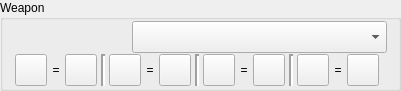
       <widget class="QGroupBox" name="groupBox_4">
        <property name="geometry">
         <rect>
          <x>10</x>
          <y>0</y>
          <width>401</width>
          <height>91</height>
         </rect>
        </property>
        <property name="title">
         <string>Weapon</string>
        </property>
        <layout class="QVBoxLayout" name="verticalLayout_19">
         <property name="spacing">
          <number>0</number>
         </property>
         <property name="topMargin">
          <number>0</number>
         </property>
         <property name="bottomMargin">
          <number>1</number>
         </property>
         <item>
          <layout class="QHBoxLayout" name="horizontalLayout_72">
           <item>
            <spacer name="horizontalSpacer_11">
             <property name="orientation">
              <enum>Qt::Horizontal</enum>
             </property>
             <property name="sizeHint" stdset="0">
              <size>
               <width>40</width>
               <height>20</height>
              </size>
             </property>
            </spacer>
           </item>
           <item>
            <widget class="QComboBox" name="combo_weapon">
             <property name="enabled">
              <bool>true</bool>
             </property>
             <property name="minimumSize">
              <size>
               <width>255</width>
               <height>32</height>
              </size>
             </property>
             <property name="maximumSize">
              <size>
               <width>255</width>
               <height>32</height>
              </size>
             </property>
            </widget>
           </item>
          </layout>
         </item>
         <item>
          <layout class="QHBoxLayout" name="horizontalLayout_52">
           <property name="spacing">
            <number>0</number>
           </property>
           <item>
            <widget class="QPushButton" name="w_m_s1">
             <property name="minimumSize">
              <size>
               <width>32</width>
               <height>32</height>
              </size>
             </property>
             <property name="maximumSize">
              <size>
               <width>32</width>
               <height>32</height>
              </size>
             </property>
             <property name="text">
              <string/>
             </property>
             <property name="iconSize">
              <size>
               <width>32</width>
               <height>32</height>
              </size>
             </property>
            </widget>
           </item>
           <item>
            <widget class="QLabel" name="w_m_l1">
             <property name="minimumSize">
              <size>
               <width>16</width>
               <height>0</height>
              </size>
             </property>
             <property name="maximumSize">
              <size>
               <width>16</width>
               <height>32</height>
              </size>
             </property>
             <property name="text">
              <string>=</string>
             </property>
             <property name="alignment">
              <set>Qt::AlignCenter</set>
             </property>
            </widget>
           </item>
           <item>
            <widget class="QPushButton" name="w_m_s2">
             <property name="minimumSize">
              <size>
               <width>32</width>
               <height>32</height>
              </size>
             </property>
             <property name="maximumSize">
              <size>
               <width>32</width>
               <height>32</height>
              </size>
             </property>
             <property name="text">
              <string/>
             </property>
             <property name="iconSize">
              <size>
               <width>32</width>
               <height>32</height>
              </size>
             </property>
            </widget>
           </item>
           <item>
            <widget class="Line" name="line">
             <property name="minimumSize">
              <size>
               <width>10</width>
               <height>32</height>
              </size>
             </property>
             <property name="maximumSize">
              <size>
               <width>16777215</width>
               <height>32</height>
              </size>
             </property>
             <property name="lineWidth">
              <number>2</number>
             </property>
             <property name="orientation">
              <enum>Qt::Vertical</enum>
             </property>
            </widget>
           </item>
           <item>
            <widget class="QPushButton" name="w_m_s3">
             <property name="minimumSize">
              <size>
               <width>32</width>
               <height>32</height>
              </size>
             </property>
             <property name="maximumSize">
              <size>
               <width>32</width>
               <height>32</height>
              </size>
             </property>
             <property name="text">
              <string/>
             </property>
             <property name="iconSize">
              <size>
               <width>32</width>
               <height>32</height>
              </size>
             </property>
            </widget>
           </item>
           <item>
            <widget class="QLabel" name="w_m_l2">
             <property name="minimumSize">
              <size>
               <width>0</width>
               <height>32</height>
              </size>
             </property>
             <property name="maximumSize">
              <size>
               <width>16</width>
               <height>32</height>
              </size>
             </property>
             <property name="text">
              <string>=</string>
             </property>
             <property name="alignment">
              <set>Qt::AlignCenter</set>
             </property>
            </widget>
           </item>
           <item>
            <widget class="QPushButton" name="w_m_s4">
             <property name="minimumSize">
              <size>
               <width>32</width>
               <height>32</height>
              </size>
             </property>
             <property name="maximumSize">
              <size>
               <width>32</width>
               <height>32</height>
              </size>
             </property>
             <property name="text">
              <string/>
             </property>
             <property name="iconSize">
              <size>
               <width>32</width>
               <height>32</height>
              </size>
             </property>
            </widget>
           </item>
           <item>
            <widget class="Line" name="line_2">
             <property name="minimumSize">
              <size>
               <width>10</width>
               <height>32</height>
              </size>
             </property>
             <property name="maximumSize">
              <size>
               <width>16777215</width>
               <height>32</height>
              </size>
             </property>
             <property name="lineWidth">
              <number>2</number>
             </property>
             <property name="orientation">
              <enum>Qt::Vertical</enum>
             </property>
            </widget>
           </item>
           <item>
            <widget class="QPushButton" name="w_m_s5">
             <property name="minimumSize">
              <size>
               <width>32</width>
               <height>32</height>
              </size>
             </property>
             <property name="maximumSize">
              <size>
               <width>32</width>
               <height>32</height>
              </size>
             </property>
             <property name="text">
              <string/>
             </property>
             <property name="iconSize">
              <size>
               <width>32</width>
               <height>32</height>
              </size>
             </property>
            </widget>
           </item>
           <item>
            <widget class="QLabel" name="w_m_l3">
             <property name="minimumSize">
              <size>
               <width>0</width>
               <height>32</height>
              </size>
             </property>
             <property name="maximumSize">
              <size>
               <width>16</width>
               <height>32</height>
              </size>
             </property>
             <property name="text">
              <string>=</string>
             </property>
             <property name="alignment">
              <set>Qt::AlignCenter</set>
             </property>
            </widget>
           </item>
           <item>
            <widget class="QPushButton" name="w_m_s6">
             <property name="minimumSize">
              <size>
               <width>32</width>
               <height>32</height>
              </size>
             </property>
             <property name="maximumSize">
              <size>
               <width>32</width>
               <height>32</height>
              </size>
             </property>
             <property name="text">
              <string/>
             </property>
             <property name="iconSize">
              <size>
               <width>32</width>
               <height>32</height>
              </size>
             </property>
            </widget>
           </item>
           <item>
            <widget class="Line" name="line_3">
             <property name="minimumSize">
              <size>
               <width>10</width>
               <height>32</height>
              </size>
             </property>
             <property name="maximumSize">
              <size>
               <width>16777215</width>
               <height>32</height>
              </size>
             </property>
             <property name="lineWidth">
              <number>2</number>
             </property>
             <property name="orientation">
              <enum>Qt::Vertical</enum>
             </property>
            </widget>
           </item>
           <item>
            <widget class="QPushButton" name="w_m_s7">
             <property name="minimumSize">
              <size>
               <width>32</width>
               <height>32</height>
              </size>
             </property>
             <property name="maximumSize">
              <size>
               <width>32</width>
               <height>32</height>
              </size>
             </property>
             <property name="text">
              <string/>
             </property>
             <property name="iconSize">
              <size>
               <width>32</width>
               <height>32</height>
              </size>
             </property>
            </widget>
           </item>
           <item>
            <widget class="QLabel" name="w_m_l4">
             <property name="minimumSize">
              <size>
               <width>0</width>
               <height>32</height>
              </size>
             </property>
             <property name="maximumSize">
              <size>
               <width>16</width>
               <height>32</height>
              </size>
             </property>
             <property name="text">
              <string>=</string>
             </property>
             <property name="alignment">
              <set>Qt::AlignCenter</set>
             </property>
            </widget>
           </item>
           <item>
            <widget class="QPushButton" name="w_m_s8">
             <property name="minimumSize">
              <size>
               <width>32</width>
               <height>32</height>
              </size>
             </property>
             <property name="maximumSize">
              <size>
               <width>32</width>
               <height>32</height>
              </size>
             </property>
             <property name="text">
              <string/>
             </property>
             <property name="iconSize">
              <size>
               <width>32</width>
               <height>32</height>
              </size>
             </property>
            </widget>
           </item>
          </layout>
         </item>
        </layout>
       </widget>
